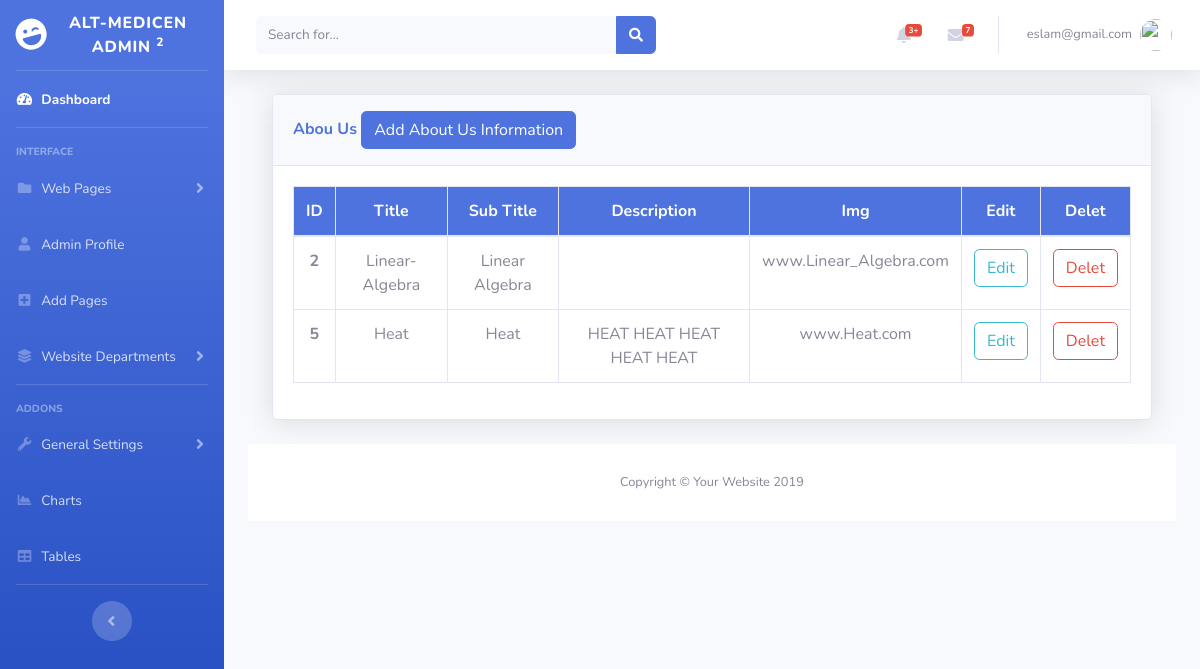
/aboutus.php (signed in), run on the app's committed database.
### tables this page shows
CREATE TABLE `aboutus` (
  `id` int(11) NOT NULL,
  `title` varchar(250) NOT NULL,
  `subtitle` varchar(250) NOT NULL,
  `description` varchar(500) NOT NULL,
  `links` varchar(250) NOT NULL
);

### aboutus.php (the view, shortened to what this page needs)
<?php
 include('includes/header.php');
 include('includes/navbar.php');
 include('includes/topbar.php');
 include('includes/dbconfig/dp.php');
?>
<div class='container-fluid'>
    <div class="card shadow mb-4">
        <div class="card-header py-3">
            <h6 class="m-0 font-weight-bold text-primary">Abou Us
                <button type="button" class="btn btn-primary" data-toggle="modal" data-target="#aboutus">
                   Add About Us Information
                </button>
            </h6>
        </div>
        <div class="card-body">
         <div class="table-responsive">
         <?php
            $query     = "SELECT * FROM aboutus";
            $query_run = mysqli_query($connection,$query);
          ?>
             <table class="table table-bordered" id="dataTable" width="100%" cellspacing="0">
                 <thead class="bg-primary text-white">
                     <tr class="text-center">
                     <th scope="col">ID</th>
                     <th scope="col">Title</th>
                     <th scope="col">Sub Title</th>
                     <th scope="col">Description</th>
                     <th scope="col">Img</th>
                     <th scope="col"> Edit </th>
                     <th scope="col"> Delet </th>
                     </tr>
                 </thead>
                 <tbody>
                 <?php
                  if(mysqli_num_rows($query_run) > 0 ){
                     while($row = mysqli_fetch_assoc($query_run)){
                         ?>
                         <tr class="text-center">
                         <th scope="row"><?php echo $row['id'] ?></th>
                         <td><?php echo $row['title']; ?></td>
                         <td><?php echo $row['subtitle']; ?></td>
                         <td><?php echo $row['description']; ?></td>
                         <td><?php echo $row['links']; ?></td>
                         <td>
                            <form action="aboutus_edit.php" method="POST">
                                <button type="submit" name="editbtn" class="btn btn-outline-info">Edit</button>
                            </form>
                            </td>
                            <td>
                                <form action="code.php" method="POST">
                                    <button type="submit" name="aboutus_deletbtn" class="btn btn-outline-danger">Delet</button>
                                </form>
                            </td>
                         </tr>
                    <?php
                    }
                  }else{
                    echo "No Record Found";
                  }
                  ?>
                </tbody>
            </table>
         </div>
        </div>
    </div>
</div>
<?php
 include('includes/footer.php');
?>

### data on the page
aboutus: id "2", title "Linear-Algebra", subtitle "Linear Algebra", links "www.Linear_Algebra.com"
aboutus: id "5", title "Heat", subtitle "Heat", description "HEAT HEAT HEAT HEAT HEAT", links "www.Heat.com"

### other printed values
$_SESSION['email'] "eslam@gmail.com"
